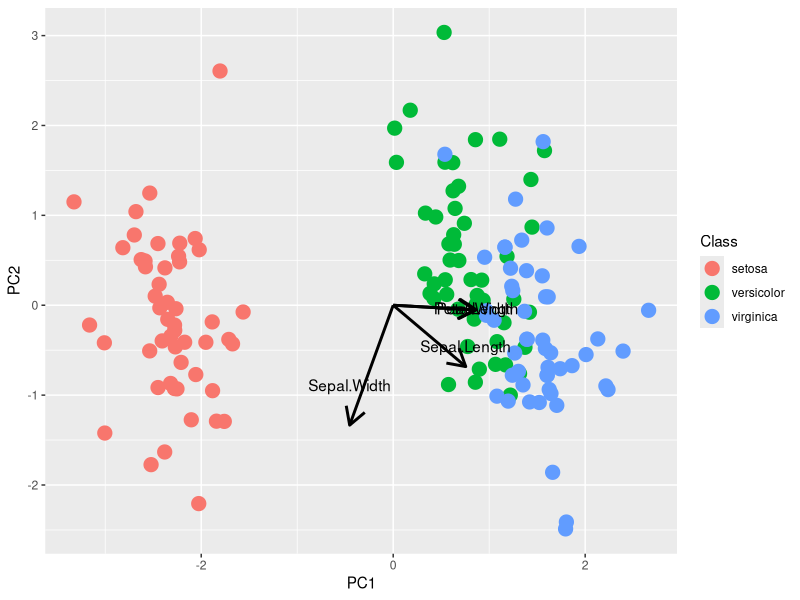

Write the R code that produced this figure. (Note: this script raises an error after producing the figure.)
data(iris)
library(randomForest)
library(ggplot2)
set.seed(1234)
iris.rf <- randomForest(Species ~ ., 
                        data=iris, 
                        importance=TRUE,
                        proximity=TRUE,
                        ntree = 1)

iris <- data.frame(iris)
log.ir <- log(iris[, 1:4])
ir.species <- iris[, 5]
iris.pca <- prcomp(log.ir, center = TRUE, scale = TRUE)

iris.pca.dat <- data.frame(PC1 = iris.pca$x[, 1], 
                           PC2 = iris.pca$x[, 2], 
                           Class = as.character(ir.species))
  
str(iris.pca.dat)

pca.proj <- data.frame(iris.pca$rotation[, 1:2])
pca.proj$var.name <- row.names(pca.proj)

ggplot(data = iris.pca.dat, mapping = aes(x = PC1, y = PC2)) + 
  geom_point(aes(colour = Class), size = 4.5) +
  geom_segment(data = pca.proj, mapping = aes(x = 0, y = 0, xend = PC1 * 1.5, yend = PC2 * 1.5), size = 1, 
    arrow = grid::arrow(length = grid::unit(0.5, "cm"))) +
  geom_text(data = pca.proj, aes(x = PC1 * 1.5, label = var.name))


iris.pca.rf <- randomForest(Class ~ PC1 + PC2,
                            data=iris.pca.dat, 
                            importance = FALSE,
                            proximity = FALSE,
                            ntree = 50)

iris.pca.dat$Pred.Class <- iris.pca.rf$predicted
iris.pca.dat$Pred.Class <- as.character(iris.pca.dat$Pred.Class)
iris.pca.dat$Pred.Class[is.na(iris.pca.dat$Pred.Class)] <- 'unknown'
iris.pca.dat$Pred.Class  <- as.factor(iris.pca.dat$Pred.Class)
iris.pca.dat$Pred.Class <- factor(iris.pca.dat$Pred.Class,  levels = c('setosa', 'versicolor', 'virginica', 'unknown'))
iris.pca.dat$Correctness <- 'Correct'
levels(iris.pca.dat$Class) <- c('setosa', 'versicolor', 'virginica', 'unknown')
iris.pca.dat$Correctness[iris.pca.dat$Class != iris.pca.dat$Pred.Class] <- 'Incorrect' 


ggplot(data = iris.pca.dat, mapping = aes(x = PC1, y = PC2, group = Correctness)) + 
  geom_point(aes(colour = Pred.Class), size = 4.5) +
  geom_point(data = iris.pca.dat,
             aes(colour = Class, shape = Correctness), size = 7) +
  scale_shape_manual(values = c('Correct' = 1, 'Incorrect' = 4))

# palette(c("#E41A1C", "#377EB8", "#4DAF4A", "#585858",
#           "#FF7F00", "#FFFF33", "#A65628", "#F781BF", "#999999"))
# plot(x = iris.pca.dat$PC1, 
#      y = iris.pca.dat$PC2, 
#      col = iris.pca.dat$Pred.Class, 
#      pch = 20, cex = 3, 
#      xlab = 'PC1', ylab = 'PC2') 
# incorrect.dat <- subset(iris.pca.dat, Correctness == 'Incorrect')
#   points(x = incorrect.dat$PC1, y = incorrect.dat$PC2, pch = 4, col = incorrect.dat$Class, cex = 3) 
#   par(xpd=T, mar = c(10,10,10,10))
#   legend(3.2, -4, legend = c('setosa', 'versicolor', 'virginica', 'unknown', 'Correct', 'Incorrect'), 
#     pch = c(20, 20, 20, 20, 20, 4),
#     col = c("#E41A1C", "#377EB8", "#4DAF4A", "#585858", "black", "black"))




